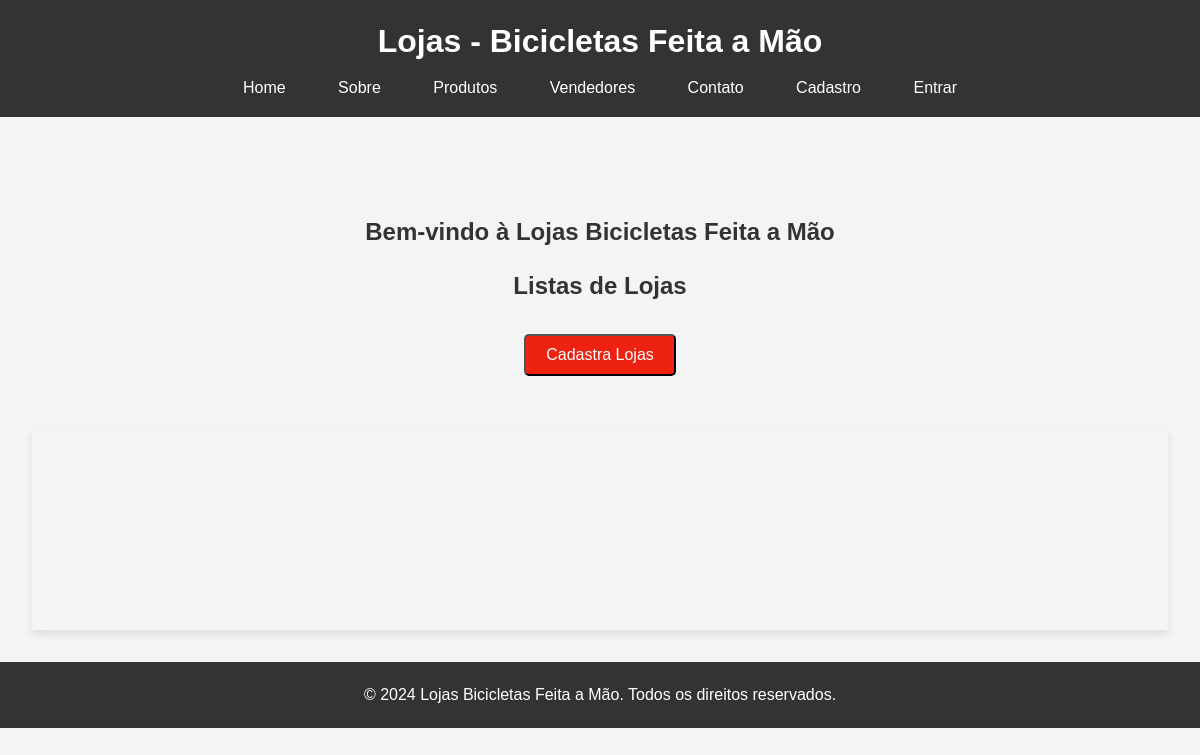
The page /lojas/ on the database as committed earlier.
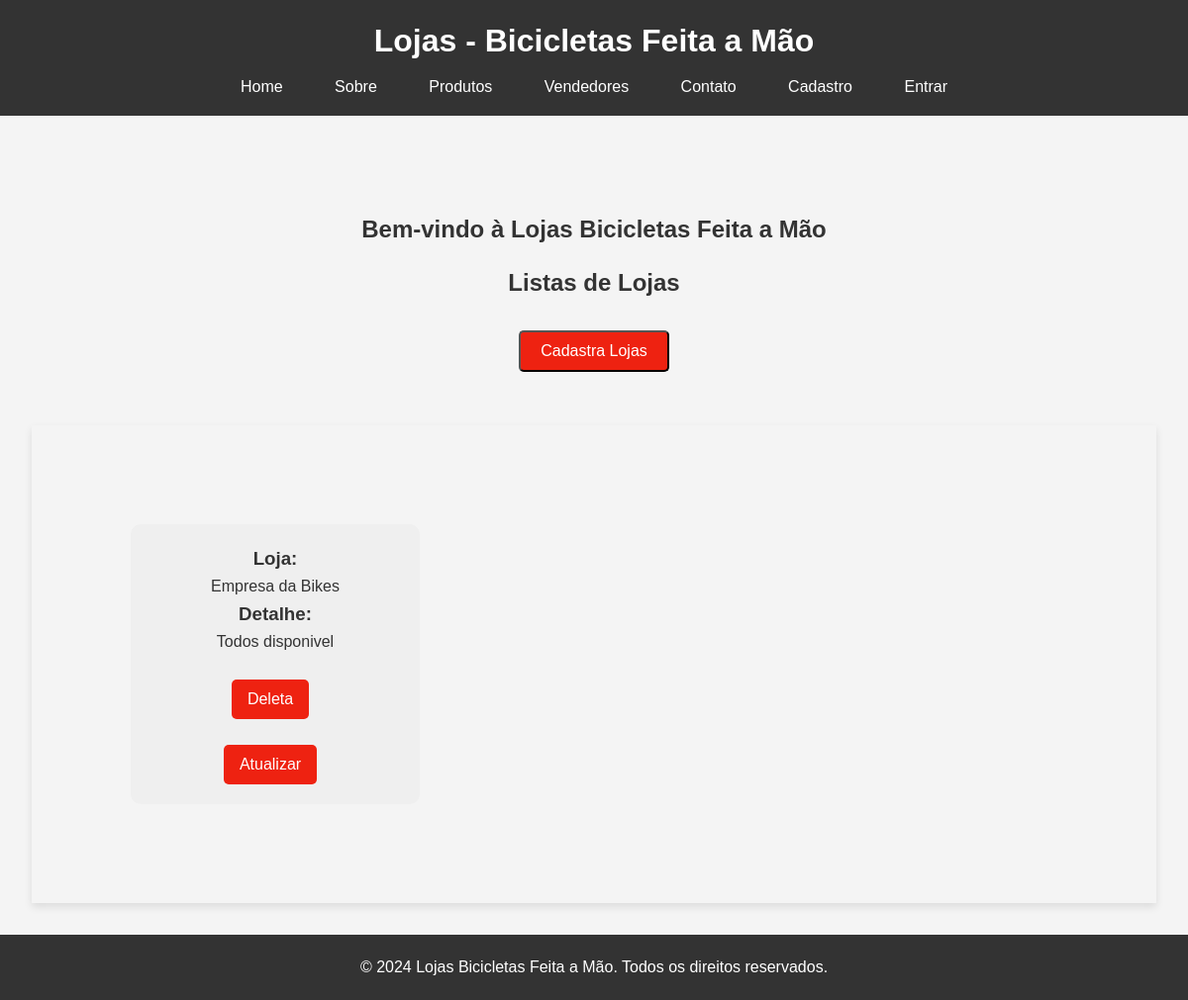
The same page on the database as committed later.
### bikcraft/models.py (models this page shows, shortened)
class Lojas(models.Model):
    nome = models.CharField(max_length=30, verbose_name='Nome da Loja')
    produtos = models.ManyToManyField(Bike, verbose_name='Produtos')
    cnpj = models.CharField(max_length=14, verbose_name='CNPJ')
    detalhe = models.TextField(blank=True, null=True, verbose_name='Descrição')

### bikcraft/views.py (the view)
# urls.py: path('lojas/', views.ListLojasView.as_view(), name='pagina-loja'),
class ListLojasView(ListView):
    model = Lojas
    template_name = 'lojas.html'
    context_object_name = 'lojas'

### bikcraft/templates/lojas.html (shortened to what this page needs)
{% extends "base/lojas.html" %}
{% load static %}
{% block conteudo %}
<main>
    <section id="home">
        <h2><center>Bem-vindo à Lojas Bicicletas Feita a Mão</center></h2>
    </section>
    <h2><center>Listas de Lojas</center></h2>
    <br>
    <div class="button">
        <a href='{% url "cadastra-loja" %}'><button>Cadastra Lojas</button></a>
    </div>
    <br>
    <br>
    <section id="products">
        {% for loja in lojas %}
            <div class='product-card'>
                <h3>Loja:</h2>
                <p>{{loja.nome}}</p>
                <h3>Detalhe:</h3>
                <p>{{loja.detalhe}}</p>
                <div class="button-container">
                    <br>
		            <form method='POST' action='{% url "deleta-lojas" loja.id %}'>
			            <center><button type='submit'>Deleta</button></center>
		            </form>
                    <br>
                    <center><a id='atualizado' href='{% url "atualiza-lojas" loja.id %}'><button id='atualiza'>Atualizar</button></a></center>
                </div>
            </div>
        {% endfor %}
    </section>
</main>
{% endblock conteudo %}

Rows that differ between the two databases and show on the page:
added Lojas: nome "Empresa da Bikes", detalhe "Todos disponivel"
